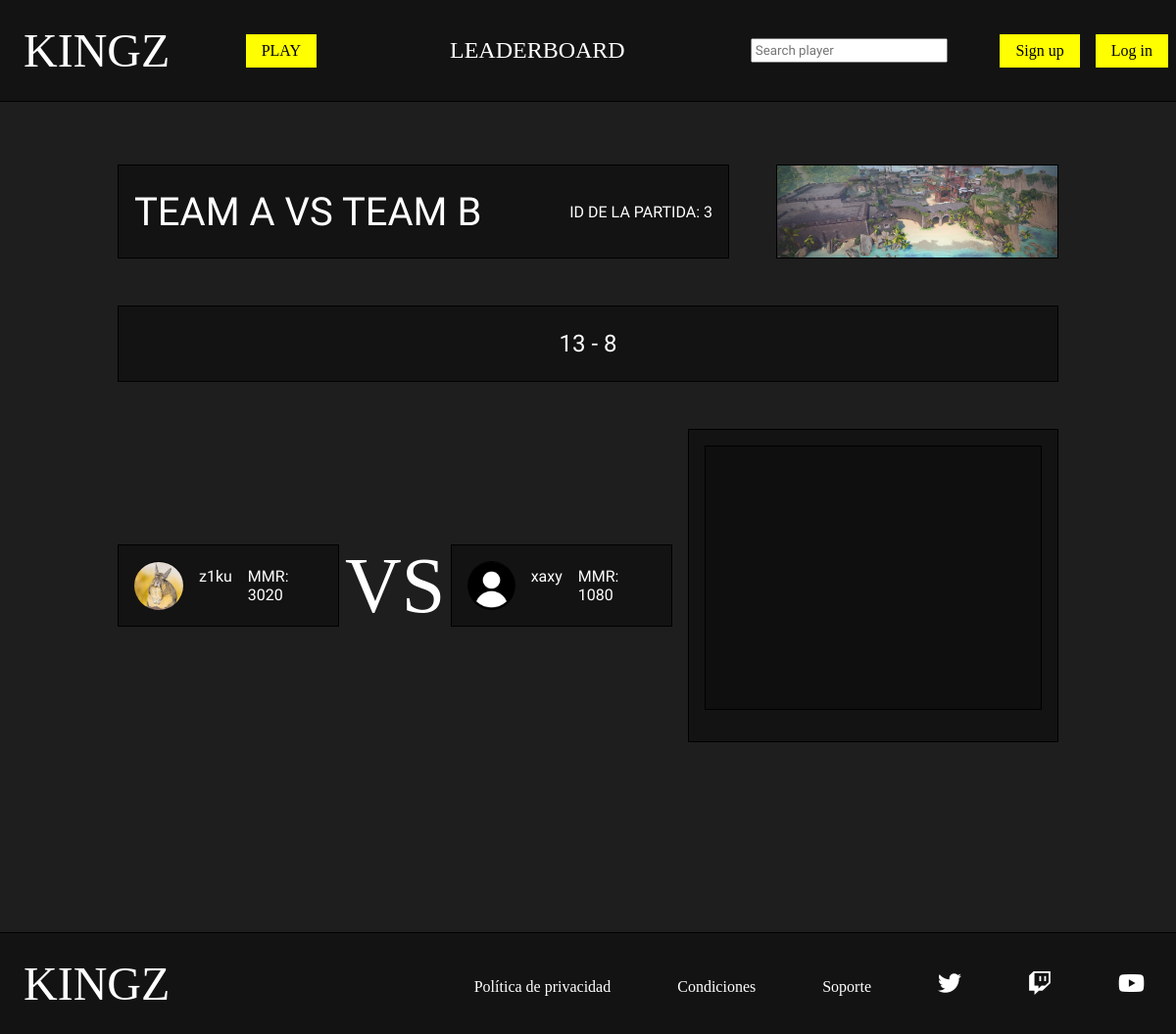
Page /php/match.php?id_partida=3 on the committed database.
### tables this page shows
CREATE TABLE `mapa` (
  `id` bigint(20) UNSIGNED NOT NULL,
  `nombre` varchar(50) NOT NULL,
  `foto` varchar(50) NOT NULL,
  `estado` tinyint(1) UNSIGNED NOT NULL
);

CREATE TABLE `partida` (
  `id` bigint(20) UNSIGNED NOT NULL,
  `resultado_a` int(2) UNSIGNED DEFAULT NULL,
  `resultado_b` int(2) UNSIGNED DEFAULT NULL,
  `fecha` date NOT NULL,
  `estado` tinyint(1) UNSIGNED NOT NULL,
  `id_mapa` bigint(20) UNSIGNED DEFAULT NULL
);

CREATE TABLE `participa` (
  `id_usuario` bigint(20) UNSIGNED NOT NULL,
  `id_partida` bigint(20) UNSIGNED NOT NULL,
  `equipo` char(1) NOT NULL
);

CREATE TABLE `usuario` (
  `id` bigint(20) UNSIGNED NOT NULL,
  `nick` varchar(20) NOT NULL,
  `pass` varchar(100) NOT NULL,
  `correo` varchar(50) DEFAULT NULL,
  `foto` varchar(50) DEFAULT NULL,
  `mmr` int(5) UNSIGNED DEFAULT NULL,
  `estado` tinyint(1) UNSIGNED DEFAULT NULL,
  `en_partida` tinyint(1) UNSIGNED DEFAULT NULL,
  `buscando` tinyint(1) UNSIGNED DEFAULT NULL
);

### php/match.php (the view, shortened to what this page needs)
<?php
    require_once "funciones.php";
?>
<!DOCTYPE html>
<html lang="en">
<head>
    <link rel="stylesheet" href="../css/estilos.css">
    <link rel="stylesheet" href="https://cdnjs.cloudflare.com/ajax/libs/font-awesome/6.2.0/css/all.min.css" />
</head>
<body>
    <?php
        if(isset($_SESSION['nick']) && isset($_SESSION['pass'])){
            $nick=$_SESSION['nick'];
            $pass=$_SESSION['pass'];
            $esAdmin=comprobarAdmin($nick,$pass);
            if($esAdmin){
                headerAdmin();
                $tipo_usu="admin";
            }else{
                headerPlayer();
                $tipo_usu="player";
            }
        }else{
            headerGuest();
            $tipo_usu="guest";
        }
    ?>
    <main>
        <section id="partido" class="seccion">
            <?php
                $id_partida=$_GET['id_partida'];
                $datos_partida=partido_por_id($id_partida);
                $jugadores=obtener_jugadores_partida($id_partida);
            ?>
            <div id="cabecera_partido">
                <div id="nombre_equipos">
                    <span>TEAM A VS TEAM B</span>
                    <?php
                        echo "<p>ID DE LA PARTIDA: $id_partida</p>";
                    ?>
                </div>
                <?php
                    if($datos_partida['id_mapa']!=null) {
                        $con = conectarServidor();
                        $buscar_foto=$con->query("SELECT foto from mapa where id=$datos_partida[id_mapa]");
                        $fila=$buscar_foto->fetch_array(MYSQLI_ASSOC);
                        echo '<img src="../img/mapa/'.$fila['foto'].'" alt="" id="foto_mapa">';
                    }
                ?>
            </div>
            <?php
                if($datos_partida['estado']==1){
                    if($datos_partida['resultado_a']!=null && $datos_partida['resultado_b']!=null){
                        echo '<div id="contenedorResultado">
                            <p>'.$datos_partida['resultado_a'].' - '.$datos_partida['resultado_b'].'</p>
                        </div>';
                    }
                }
            ?>
            <div id="cuerpo_partido">
                <div id="equipos">
                    <div class="equipo">
                        <?php
                            for($i=0;$i<count($jugadores);$i++){
                                if($jugadores[$i]["equipo"]=='A'){
                                    if($jugadores[$i]["foto"]!=null){
                                        $foto_jugador=$jugadores[$i]['foto'];
                                    }else{
                                        $foto_jugador="jugador.png";
                                    }
                                    echo '<div class="partido_player">
                                    <img src="../img/jugador/'.$foto_jugador.'" alt="">
                                    <div>
                                        <span class="player_nombre">'.$jugadores[$i]["nick"].'</span>
                                        <span>MMR: '.$jugadores[$i]["mmr"].'</span>
                                    </div>
                                    </div>';
                                }
                            }
                        ?>
                    </div>
                    <div>
                        <span id="versus">VS</span>
                    </div>
                    <div class="equipo">
                        <?php
                            for($i=0;$i<count($jugadores);$i++){
                                if($jugadores[$i]["equipo"]=='B'){
                                    if($jugadores[$i]["foto"]!=null){
                                        $foto_jugador=$jugadores[$i]['foto'];
                                    }else{
                                        $foto_jugador="jugador.png";
                                    }
                                    echo '<div class="partido_player">
                                    <img src="../img/jugador/'.$foto_jugador.'" alt="">
                                    <div>
                                        <span class="player_nombre">'.$jugadores[$i]["nick"].'</span>
                                        <span>MMR: '.$jugadores[$i]["mmr"].'</span>
                                    </div>
                                    </div>';
                                }
                            }
                        ?>
                    </div>
                </div>
                <div id="chat_partido">
                    <div id="caja_mensajes">
                    </div>
                </div>
            </div>
        </section>
    </main>
</body>
</html>

### css/estilos.css (style rules this page uses)
* { box-sizing: border-box; }
body { margin: 0%; background-color: #1e1e1e; font-family: 'Play', sans-serif; color: white; }
img { max-width: 100%; }
.seccion { width: 80%; margin: 4rem auto; min-height: 90vh; display: flex; flex-direction: column; }
#partido { display: flex; flex-direction: column; align-items: center; color: white; }
#cabecera_partido { display: flex; height: 6rem; width: 100%; margin-bottom: 3rem; }
#nombre_equipos { width: 70%; display: flex; align-items: center; justify-content: space-between; background-color: #131313; border: 1px solid black; margin-right: 3rem; }
#nombre_equipos>span { font-size: 2.5rem; margin: 1rem; }
#nombre_equipos>p { margin: 1rem; }
#cabecera_partido img { width: 30%; object-fit: cover; border: 1px solid black; }
#contenedorResultado { width: 100%; display: flex; align-items: center; justify-content: center; background-color: #131313; border: 1px solid black; margin-bottom: 3rem; }
#contenedorResultado p { font-size: 1.5rem; }
#cuerpo_partido { display: flex; width: 100%; margin-bottom: 3rem; }
#equipos { display: flex; align-items: center; justify-content: space-between; width: 60%; }
.equipo { display: flex; align-items: center; width: 40%; }
.partido_player { background-color: #131313; border: 1px solid black; padding: 1rem; margin: 1rem 0rem; display: flex; align-items: center; width: 100%; }
.partido_player img { width: 50px; height: 50px; object-fit: cover; border-top: 1px solid black; margin-right: 1rem; border-radius: 100%; }
.partido_player>div { width: 100%; display: flex; justify-content: space-between; }
.player_nombre { margin-right: 1rem; }
#versus { font-family: "Jeju"; font-size: 5rem; }
#chat_partido { display: flex; flex-direction: column; width: 40%; height: 40vh; background-color: #131313; border: 1px solid black; padding: 1rem; margin-left: 1rem; }
#caja_mensajes { background-color: #0f0f0f; border: 1px solid black; padding: 1rem; margin-bottom: 1rem; height: 100%; overflow-y: scroll; }

### rows in the picture
mapa: foto (picture)
partida: resultado_a "13", resultado_b "8"
participa: id_usuario.foto (picture), id_usuario.nick "z1ku", id_usuario.mmr "3020"
participa: id_usuario.nick "xaxy", id_usuario.mmr "1080"

### other values in the picture
$id_partida "3"
